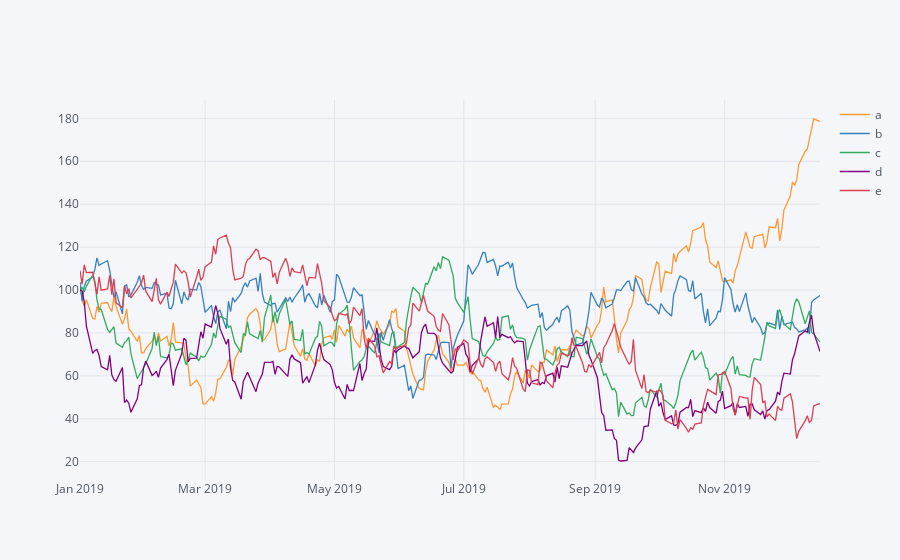
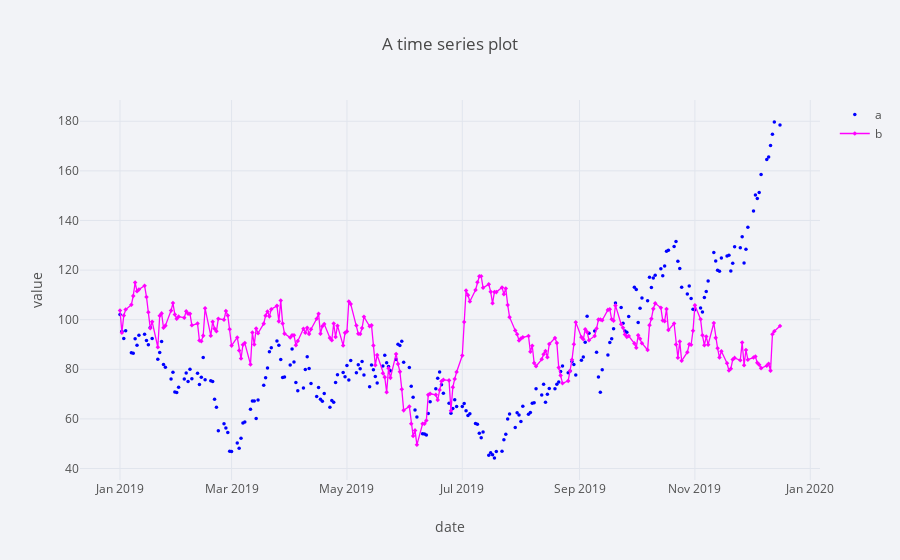

Notebook cell for these charts, in order:
### Code cell
import pandas as pd
import numpy as np
import cufflinks as cf
import plotly.offline as plyo

plyo.init_notebook_mode(connected=True)

a = np.random.standard_normal((250, 5)).cumsum(axis=0)
index = pd.date_range('2019-1-1', freq='B', periods=len(a))
df = pd.DataFrame(100+5*a, columns=list('abcde'), index=index)

df.head()

plyo.iplot(df.iplot(asFigure=True), filename='ply_01')

plyo.iplot(df[['a','b']].iplot(asFigure=True, theme='polar', title='A time series plot', xTitle='date', yTitle='value', 
                               mode={'a':'markers','b':'lines+markers'},
                              symbol={'a':'circle','b':'diamond'},
                              size=3.5,
                              color={'a':'blue','b':'magenta'},
                              ),
          filename='ply_02')

plyo.iplot(df.iplot(kind='hist',subplosts=True,bins=15,asFigure=True),
          filename='ply_03')

### Figure 1 — Plotly figure (JSON) as saved in the notebook; plotly's stock layout.template omitted (floating-point values rounded to 4 significant figures; data arrays with more than 128 entries replaced by an {"elided": "..."} marker saying what was removed)
{"data": [{"line": {"color": "rgba(255, 153, 51, 1.0)", "dash": "solid", "shape": "linear", "width": 1.3}, "mode": "lines", "name": "a", "text": "", "type": "scatter", "uid": "9820086e-2b6e-4179-8348-a6e83fb157b8", "x": {"elided": "250 str values"}, "y": {"elided": "250 float values"}}, {"line": {"color": "rgba(55, 128, 191, 1.0)", "dash": "solid", "shape": "linear", "width": 1.3}, "mode": "lines", "name": "b", "text": "", "type": "scatter", "uid": "59704b61-e5a4-4902-95c5-bf4bb009e2af", "x": {"elided": "250 str values"}, "y": {"elided": "250 float values"}}, {"line": {"color": "rgba(50, 171, 96, 1.0)", "dash": "solid", "shape": "linear", "width": 1.3}, "mode": "lines", "name": "c", "text": "", "type": "scatter", "uid": "4d142457-667a-4502-bb1d-5167595d33f9", "x": {"elided": "250 str values"}, "y": {"elided": "250 float values"}}, {"line": {"color": "rgba(128, 0, 128, 1.0)", "dash": "solid", "shape": "linear", "width": 1.3}, "mode": "lines", "name": "d", "text": "", "type": "scatter", "uid": "bcd77f43-229c-4985-b421-e8bc664a7f0e", "x": {"elided": "250 str values"}, "y": {"elided": "250 float values"}}, {"line": {"color": "rgba(219, 64, 82, 1.0)", "dash": "solid", "shape": "linear", "width": 1.3}, "mode": "lines", "name": "e", "text": "", "type": "scatter", "uid": "fd406542-e430-4832-82ca-22a92e2f0ba6", "x": {"elided": "250 str values"}, "y": {"elided": "250 float values"}}], "layout": {"legend": {"bgcolor": "#F5F6F9", "font": {"color": "#4D5663"}}, "paper_bgcolor": "#F5F6F9", "plot_bgcolor": "#F5F6F9", "title": {"font": {"color": "#4D5663"}}, "xaxis": {"gridcolor": "#E1E5ED", "showgrid": true, "tickfont": {"color": "#4D5663"}, "title": {"font": {"color": "#4D5663"}, "text": ""}, "zerolinecolor": "#E1E5ED"}, "yaxis": {"gridcolor": "#E1E5ED", "showgrid": true, "tickfont": {"color": "#4D5663"}, "title": {"font": {"color": "#4D5663"}, "text": ""}, "zerolinecolor": "#E1E5ED"}}}

### Figure 2 — Plotly figure (JSON) as saved in the notebook; plotly's stock layout.template omitted (floating-point values rounded to 4 significant figures; data arrays with more than 128 entries replaced by an {"elided": "..."} marker saying what was removed)
{"data": [{"line": {"color": "blue", "dash": "solid", "shape": "linear", "width": 1.3}, "marker": {"size": 3.5, "symbol": "circle"}, "mode": "markers", "name": "a", "text": "", "type": "scatter", "uid": "8bc185ca-70d0-4af0-9772-55eced1ac5d4", "x": {"elided": "250 str values"}, "y": {"elided": "250 float values"}}, {"line": {"color": "magenta", "dash": "solid", "shape": "linear", "width": 1.3}, "marker": {"size": 3.5, "symbol": "diamond"}, "mode": "lines+markers", "name": "b", "text": "", "type": "scatter", "uid": "d5ccdfea-3414-43ea-8aac-84e3f88bb57a", "x": {"elided": "250 str values"}, "y": {"elided": "250 float values"}}], "layout": {"legend": {"bgcolor": "#F2F3F7", "font": {"color": "#505050"}}, "paper_bgcolor": "#F2F3F7", "plot_bgcolor": "#F2F3F7", "title": {"font": {"color": "#484848"}, "text": "A time series plot"}, "xaxis": {"gridcolor": "#E1E5ED", "showgrid": true, "tickfont": {"color": "#505050"}, "title": {"font": {"color": "#505050"}, "text": "date"}, "zerolinecolor": "#E1E5ED"}, "yaxis": {"gridcolor": "#E1E5ED", "showgrid": true, "tickfont": {"color": "#505050"}, "title": {"font": {"color": "#505050"}, "text": "value"}, "zerolinecolor": "#E1E5ED"}}}
